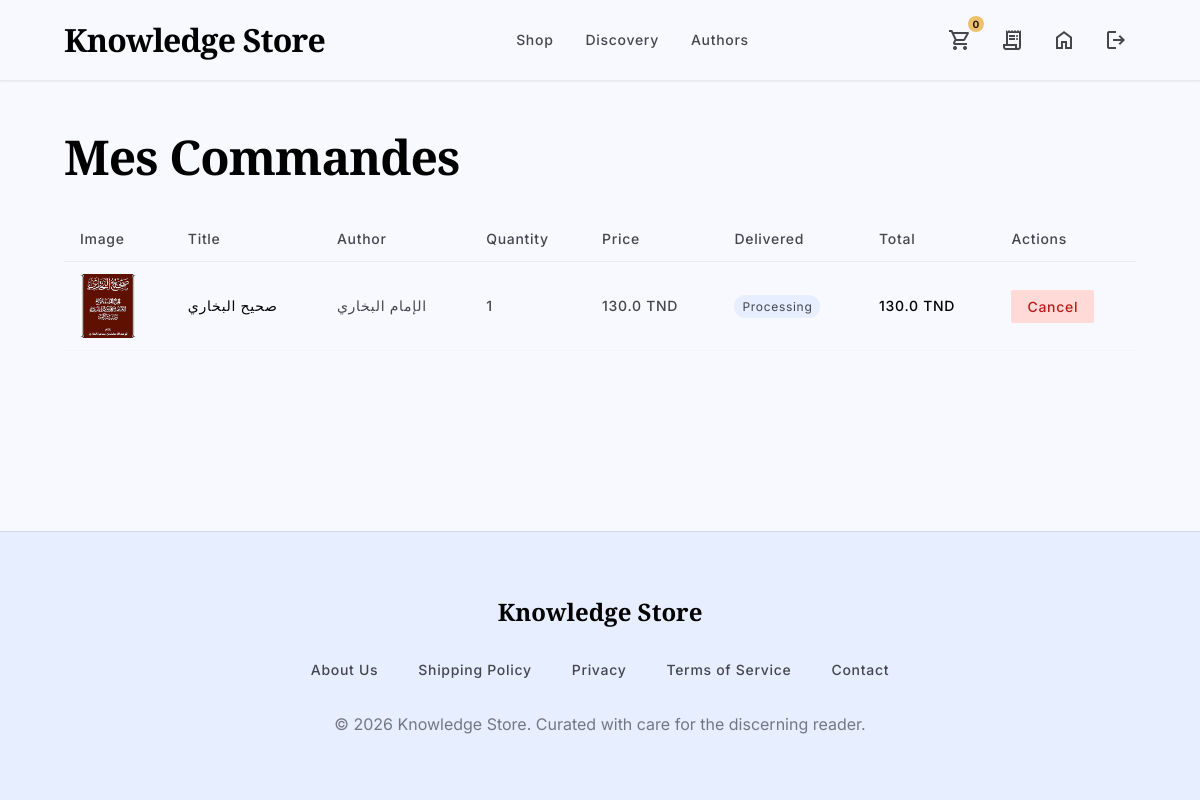
The page /commande/4/ (signed in) on the database its author committed.
### knowledgestore/models.py (models this page shows, shortened)
class User(AbstractUser):
    phone = models.CharField(max_length=20, blank=True, null=True)
    address = models.CharField(max_length=500, blank=True, null=True)
    code_postal = models.CharField(max_length=20, blank=True, null=True)
    phone_number = models.CharField(max_length=20, blank=True, null=True)

class CommandeBooks(models.Model):
    commande = models.ForeignKey(Commande, on_delete=models.CASCADE)
    book = models.ForeignKey(Book, on_delete=models.CASCADE)
    quantity = models.PositiveIntegerField(default=1)
    def get_total_price(self):
        return self.book.price * self.quantity

class Book(models.Model):
    title=models.CharField(max_length=150)
    author= models.CharField(max_length=150)
    price=models.FloatField()
    image = models.ImageField(upload_to='books/', blank=True, null=True)
    urlimg = models.CharField(max_length=255, blank=True, null=True)

### knowledgestore/views.py (the view)
# urls.py: path('commande/<int:id>/', views.commande, name='commande'),
@login_required(login_url='login')
def commande(request,id):
    if request.user.id != id:
        return redirect('commande', id=request.user.id)
    user = request.user
    commandes = Commande.objects.filter(user=user)
    usercommandes = CommandeBooks.objects.filter(commande__in=commandes).select_related('book', 'commande')
    context = {
        'user': user,
        'commandes': usercommandes,
    }
    return render(request, 'shopi/commande.html', context)

### project/templates/shopi/commande.html (shortened to what this page needs)
{% extends 'base.html' %}
{% block content %}
<section class="max-w-container-max mx-auto px-margin-mobile md:px-margin-desktop py-12">
<h1 class="text-display-lg-mobile md:text-display-lg font-display-lg-mobile md:font-display-lg text-primary mb-8">Mes Commandes</h1>
{% if commandes %}
<div class="hidden md:block overflow-x-auto">
<table class="w-full border-collapse">
<thead>
<tr class="border-b border-outline-variant/30">
<th class="text-left py-3 px-4 text-label-md font-label-md text-on-surface-variant">Image</th>
<th class="text-left py-3 px-4 text-label-md font-label-md text-on-surface-variant">Title</th>
<th class="text-left py-3 px-4 text-label-md font-label-md text-on-surface-variant">Author</th>
<th class="text-left py-3 px-4 text-label-md font-label-md text-on-surface-variant">Quantity</th>
<th class="text-left py-3 px-4 text-label-md font-label-md text-on-surface-variant">Price</th>
<th class="text-left py-3 px-4 text-label-md font-label-md text-on-surface-variant">Delivered</th>
<th class="text-left py-3 px-4 text-label-md font-label-md text-on-surface-variant">Total</th>
<th class="text-left py-3 px-4 text-label-md font-label-md text-on-surface-variant">Actions</th>
</tr>
</thead>
<tbody>
{% for c in commandes %}
<tr class="border-b border-outline-variant/10 hover:bg-surface-container-lowest transition-colors">
<td class="py-3 px-4">
{% if c.book.image %}
<img class="w-14 h-16 object-cover rounded-lg" src="{{ c.book.image.url }}" alt="{{ c.book.title }}"/>
{% elif c.book.urlimg %}
<img class="w-14 h-16 object-cover rounded-lg" src="{{ c.book.urlimg }}" alt="{{ c.book.title }}"/>
{% else %}
<span class="text-on-surface-variant text-caption">No image</span>
{% endif %}
</td>
<td class="py-3 px-4 text-label-md font-label-md text-primary">{{ c.book.title }}</td>
<td class="py-3 px-4 text-label-md font-label-md text-on-surface-variant">{{ c.book.author }}</td>
<td class="py-3 px-4 text-label-md font-label-md text-on-surface-variant">{{ c.quantity }}</td>
<td class="py-3 px-4 text-label-md font-label-md text-on-surface-variant">{{ c.book.price }} TND</td>
<td class="py-3 px-4 text-label-md font-label-md">
<span class="px-2 py-1 rounded-full text-caption font-caption {% if c.commande.delivered %}bg-tertiary-fixed text-on-tertiary-container{% else %}bg-surface-container text-on-surface-variant{% endif %}">
{% if c.commande.delivered %}Delivered{% else %}Processing{% endif %}
</span>
</td>
<td class="py-3 px-4 text-label-md font-label-md text-primary">{{ c.get_total_price }} TND</td>
<td class="py-3 px-4">
<a href="{% url 'supprimer_du_commande' c.id %}" class="bg-error-container text-error px-4 py-2 rounded text-label-md font-label-md hover:bg-error/80 transition-colors">Cancel</a>
</td>
</tr>
{% endfor %}
</tbody>
</table>
</div>
{% endif %}
</section>
{% endblock %}

### project/templates/base.html (shortened to what this page needs)
{% load static %}
<!DOCTYPE html>
<html class="light" lang="en">
<head>
<script src="https://cdn.tailwindcss.com?plugins=forms,container-queries"></script>
<script id="tailwind-config">
tailwind.config = {
  darkMode: "class",
  theme: {
    extend: {
      "colors": {
        "surface-container-high": "#dce9ff",
        "on-primary-container": "#7c839b",
        "on-secondary-container": "#626360",
        "on-primary": "#ffffff",
        "error": "#ba1a1a",
        "primary-fixed": "#dae2fd",
        "on-surface-variant": "#45464d",
        "on-primary-fixed-variant": "#3f465c",
        "surface-container-lowest": "#ffffff",
        "on-tertiary-fixed": "#271900",
        "surface-container-low": "#eff4ff",
        "on-secondary-fixed-variant": "#464744",
        "secondary-container": "#e0e0dc",
        "surface-container-highest": "#d5e3fc",
        "on-error-container": "#93000a",
        "on-tertiary": "#ffffff",
        "surface": "#f8f9ff",
        "primary-container": "#131b2e",
        "on-background": "#0d1c2e",
        "primary-fixed-dim": "#bec6e0",
        "on-secondary": "#ffffff",
        "error-container": "#ffdad6",
        "surface-variant": "#d5e3fc",
        "tertiary": "#000000",
        "secondary": "#5e5f5c",
        "on-tertiary-fixed-variant": "#5e4200",
        "tertiary-fixed": "#ffdea8",
        "on-secondary-fixed": "#1b1c1a",
        "secondary-fixed": "#e3e2df",
        "on-tertiary-container": "#a47e33",
        "surface-dim": "#ccdbf3",
        "inverse-primary": "#bec6e0",
        "on-primary-fixed": "#131b2e",
        "surface-container": "#e6eeff",
        "tertiary-container": "#271900",
        "outline": "#76777d",
        "on-surface": "#0d1c2e",
        "inverse-on-surface": "#eaf1ff",
        "outline-variant": "#c6c6cd",
        "tertiary-fixed-dim": "#edc06e",
        "surface-bright": "#f8f9ff",
        "background": "#f8f9ff",
        "secondary-fixed-dim": "#c7c7c3",
        "inverse-surface": "#233144",
        "surface-tint": "#565e74",
        "on-error": "#ffffff",
        "primary": "#000000"
      },
      "borderRadius": {
        "DEFAULT": "0.125rem",
        "lg": "0.25rem",
        "xl": "0.5rem",
        "full": "0.75rem"
      },
      "spacing": {
        "container-max": "1280px",
        "margin-mobile": "20px",
        "margin-desktop": "64px",
        "unit": "8px",
        "gutter": "24px"
      },
      "fontFamily": {
        "label-md": ["Inter"],
        "display-lg-mobile": ["Playfair Display"],
        "title-lg": ["Inter"],
        "body-md": ["Inter"],
        "headline-sm": ["Playfair Display"],
        "headline-md": ["Playfair Display"],
        "caption": ["Inter"],
        "body-lg": ["Inter"],
        "display-lg": ["Playfair Display"]
      },
      "fontSize": {
        "label-md": ["14px", {"lineHeight": "20px", "letterSpacing": "0.05em", "fontWeight": "500"}],
        "display-lg-mobile": ["32px", {"lineHeight": "40px", "letterSpacing": "-0.01em", "fontWeight": "700"}],
        "title-lg": ["20px", {"lineHeight": "28px", "fontWeight": "600"}],
        "body-md": ["16px", {"lineHeight": "24px", "fontWeight": "400"}],
        "headline-sm": ["24px", {"lineHeight": "32px", "fontWeight": "600"}],
        "headline-md": ["32px", {"lineHeight": "40px", "fontWeight": "600"}],
        "caption": ["12px", {"lineHeight": "16px", "fontWeight": "400"}],
        "body-lg": ["18px", {"lineHeight": "28px", "fontWeight": "400"}],
        "display-lg": ["48px", {"lineHeight": "56px", "letterSpacing": "-0.02em", "fontWeight": "700"}]
      }
    }
  }
}
</script>
</head>
<body class="bg-surface text-on-surface font-body-md text-body-md antialiased selection:bg-surface-dim selection:text-on-surface min-h-screen flex flex-col">
<header class="bg-surface dark:bg-surface-container-low shadow-sm dark:shadow-none border-b border-outline-variant/30 dark:border-outline-variant/10 sticky top-0 z-50 w-full">
<div class="flex flex-nowrap justify-between items-center w-full px-3 md:px-margin-desktop max-w-container-max mx-auto min-h-14 md:min-h-20 gap-2 md:gap-4">
<div class="flex items-center shrink-0">
<a class="text-title-lg md:text-headline-md font-title-lg md:font-headline-md text-primary dark:text-on-surface tracking-tight whitespace-nowrap" href="{% url 'home' %}">Knowledge Store</a>
</div>
<nav class="hidden md:flex items-center gap-8 shrink-0">
<a class="{% if request.path == '/shop/' %}text-primary dark:text-on-surface border-b-2 border-primary pb-1{% else %}text-on-surface-variant dark:text-outline hover:text-primary transition-colors{% endif %} text-label-md font-label-md transition-all duration-300 ease-in-out" href="{% url 'shop' %}">Shop</a>
<a class="{% if request.path == '/' %}text-primary dark:text-on-surface border-b-2 border-primary pb-1{% else %}text-on-surface-variant dark:text-outline hover:text-primary transition-colors{% endif %} text-label-md font-label-md transition-all duration-300 ease-in-out" href="{% url 'home' %}">Discovery</a>
<a class="{% if request.path == '/authors/' %}text-primary dark:text-on-surface border-b-2 border-primary pb-1{% else %}text-on-surface-variant dark:text-outline hover:text-primary transition-colors{% endif %} text-label-md font-label-md transition-all duration-300 ease-in-out" href="{% url 'authors' %}">Authors</a>
</nav>
<div class="flex items-center gap-3 shrink-0">
<div class="flex items-center gap-3 hidden md:flex">
{% if request.user.is_authenticated %}
<a href="{% url 'panier' request.user.id %}" class="p-2 text-on-surface-variant hover:text-primary dark:hover:text-on-surface-variant transition-all rounded-full flex items-center justify-center relative">
<span class="material-symbols-outlined">shopping_cart</span>
<span class="absolute -top-1 -right-1 bg-tertiary-fixed-dim text-on-tertiary-fixed text-[10px] w-4 h-4 rounded-full flex items-center justify-center font-bold">{{ request.user.panier_set.count }}</span>
</a>
<a href="{% url 'commande' request.user.id %}" class="p-2 text-on-surface-variant hover:text-primary dark:hover:text-on-surface-variant transition-all rounded-full flex items-center justify-center">
<span class="material-symbols-outlined">receipt_long</span>
</a>
<a href="{% url 'saved_addresses' %}" class="p-2 text-on-surface-variant hover:text-primary dark:hover:text-on-surface-variant transition-all rounded-full flex items-center justify-center">
<span class="material-symbols-outlined">home</span>
</a>
<a href="{% url 'logout' %}" class="p-2 text-on-surface-variant hover:text-primary dark:hover:text-on-surface-variant transition-all rounded-full flex items-center justify-center">
<span class="material-symbols-outlined">logout</span>
</a>
{% else %}
<a href="{% url 'login' %}" class="bg-primary-container text-on-primary-container px-5 py-2 rounded-full text-label-md font-label-md hover:bg-surface-tint hover:text-on-primary transition-colors flex items-center gap-2">
<span class="material-symbols-outlined text-lg">login</span>Login
</a>
{% endif %}
</div>
</div>
</div>
</header>
<main class="flex-grow w-full">
{% block content %}{% endblock %}
</main>
<footer class="bg-surface-container dark:bg-surface-container-lowest border-t border-outline-variant/50 shadow-none w-full py-16 mt-auto">
<div class="flex flex-col items-center justify-center w-full px-margin-mobile md:px-margin-desktop max-w-container-max mx-auto">
<a class="text-headline-sm font-headline-sm text-primary mb-8" href="{% url 'home' %}">Knowledge Store</a>
<nav class="flex flex-wrap justify-center gap-6 md:gap-10 mb-8">
<a class="text-on-surface-variant hover:text-primary transition-colors text-label-md font-label-md" href="#">About Us</a>
<a class="text-on-surface-variant hover:text-primary transition-colors text-label-md font-label-md" href="#">Shipping Policy</a>
<a class="text-on-surface-variant hover:text-primary transition-colors text-label-md font-label-md" href="#">Privacy</a>
<a class="text-on-surface-variant hover:text-primary transition-colors text-label-md font-label-md" href="#">Terms of Service</a>
<a class="text-on-surface-variant hover:text-primary transition-colors text-label-md font-label-md" href="#">Contact</a>
</nav>
<p class="text-body-md font-body-md text-on-surface-variant text-center opacity-70">
    &copy; 2026 Knowledge Store. Curated with care for the discerning reader.
</p>
</div>
</footer>
</body>
</html>

### project/templates/base.html (style rules this page uses)
.material-symbols-outlined { font-variation-settings: 'FILL' 0, 'wght' 400, 'GRAD' 0, 'opsz' 24; }

### rows shown on the page
User: user.panier_set.count "0"
CommandeBooks: book.urlimg (picture), book "صحيح البخاري", book.author "الإمام البخاري", quantity "1", book.price "130.0", shows "Processing", get_total_price "130.0"
